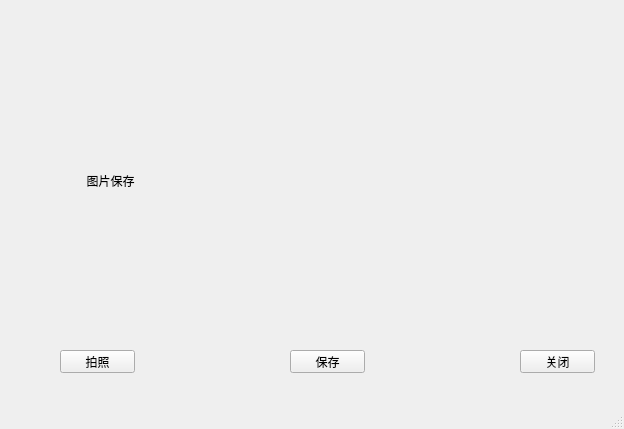
<?xml version="1.0" encoding="UTF-8"?>
<ui version="4.0">
 <class>MainWindow</class>
 <widget class="QMainWindow" name="MainWindow">
  <property name="geometry">
   <rect>
    <x>0</x>
    <y>0</y>
    <width>624</width>
    <height>429</height>
   </rect>
  </property>
  <property name="windowTitle">
   <string>MainWindow</string>
  </property>
  <widget class="QWidget" name="centralwidget">
   <widget class="QLabel" name="ImageCapture">
    <property name="geometry">
     <rect>
      <x>30</x>
      <y>100</y>
      <width>161</width>
      <height>161</height>
     </rect>
    </property>
    <property name="layoutDirection">
     <enum>Qt::LeftToRight</enum>
    </property>
    <property name="text">
     <string>图片保存</string>
    </property>
    <property name="alignment">
     <set>Qt::AlignCenter</set>
    </property>
   </widget>
   <widget class="QWidget" name="horizontalLayoutWidget">
    <property name="geometry">
     <rect>
      <x>250</x>
      <y>30</y>
      <width>351</width>
      <height>311</height>
     </rect>
    </property>
    <layout class="QHBoxLayout" name="ImageView"/>
   </widget>
   <widget class="QPushButton" name="buttonCapture">
    <property name="geometry">
     <rect>
      <x>60</x>
      <y>350</y>
      <width>75</width>
      <height>23</height>
     </rect>
    </property>
    <property name="text">
     <string>拍照</string>
    </property>
   </widget>
   <widget class="QPushButton" name="buttonSave">
    <property name="geometry">
     <rect>
      <x>290</x>
      <y>350</y>
      <width>75</width>
      <height>23</height>
     </rect>
    </property>
    <property name="text">
     <string>保存</string>
    </property>
   </widget>
   <widget class="QPushButton" name="buttonQuit">
    <property name="geometry">
     <rect>
      <x>520</x>
      <y>350</y>
      <width>75</width>
      <height>23</height>
     </rect>
    </property>
    <property name="text">
     <string>关闭</string>
    </property>
   </widget>
  </widget>
  <widget class="QMenuBar" name="menubar">
   <property name="geometry">
    <rect>
     <x>0</x>
     <y>0</y>
     <width>624</width>
     <height>23</height>
    </rect>
   </property>
  </widget>
  <widget class="QStatusBar" name="statusbar"/>
 </widget>
 <resources/>
 <connections/>
</ui>
